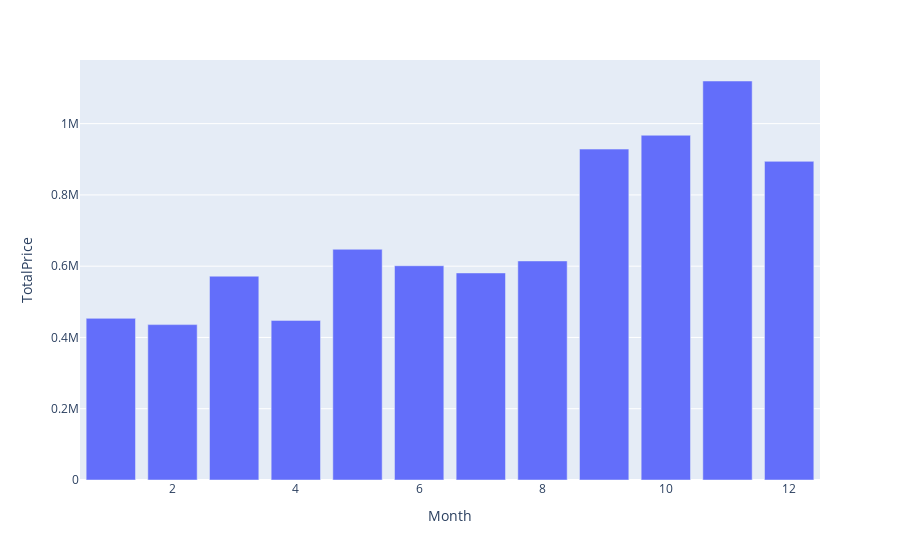

Notebook code for this chart:
### Markdown cell above
### Задание 4.5
Добавим временные признаки месяца, дня недели и часа совершения покупки.  
Определим самые прибыльные месяца.

### Code cell
data['InvoiceDate'] = pd.to_datetime(data['InvoiceDate'])
data['Date'] = data['InvoiceDate'].dt.date
data['Month'] = data['InvoiceDate'].dt.month
data['Day_of_week'] = data['InvoiceDate'].dt.weekday
data['Hour'] = data['InvoiceDate'].dt.hour

month_df = data[['Month', 'TotalPrice']]
month_df = month_df.groupby('Month').sum()
month_df = month_df.sort_values('TotalPrice', ascending=False)
display(month_df.head())
fig = px.bar(month_df, x = month_df.index, y = 'TotalPrice')
fig.show()

### Figure 1 — Plotly figure (JSON) as saved in the notebook; plotly's stock layout.template omitted (floating-point values rounded to 4 significant figures)
{"data": [{"alignmentgroup": "True", "hovertemplate": "Month=%{x}<br>TotalPrice=%{y}<extra></extra>", "legendgroup": "", "marker": {"color": "#636efa", "pattern": {"shape": ""}}, "name": "", "offsetgroup": "", "orientation": "v", "showlegend": false, "textposition": "auto", "type": "bar", "x": [11, 10, 9, 12, 5, 8, 6, 7, 3, 1, 4, 2], "xaxis": "x", "y": [1120000.0, 967400.0, 928600.0, 894100.0, 647400.0, 614700.0, 601200.0, 581000.0, 571900.0, 453600.0, 447900.0, 436000.0], "yaxis": "y"}], "layout": {"barmode": "relative", "legend": {"tracegroupgap": 0}, "margin": {"t": 60}, "xaxis": {"anchor": "y", "domain": [0, 1], "title": {"text": "Month"}}, "yaxis": {"anchor": "x", "domain": [0, 1], "title": {"text": "TotalPrice"}}}}
